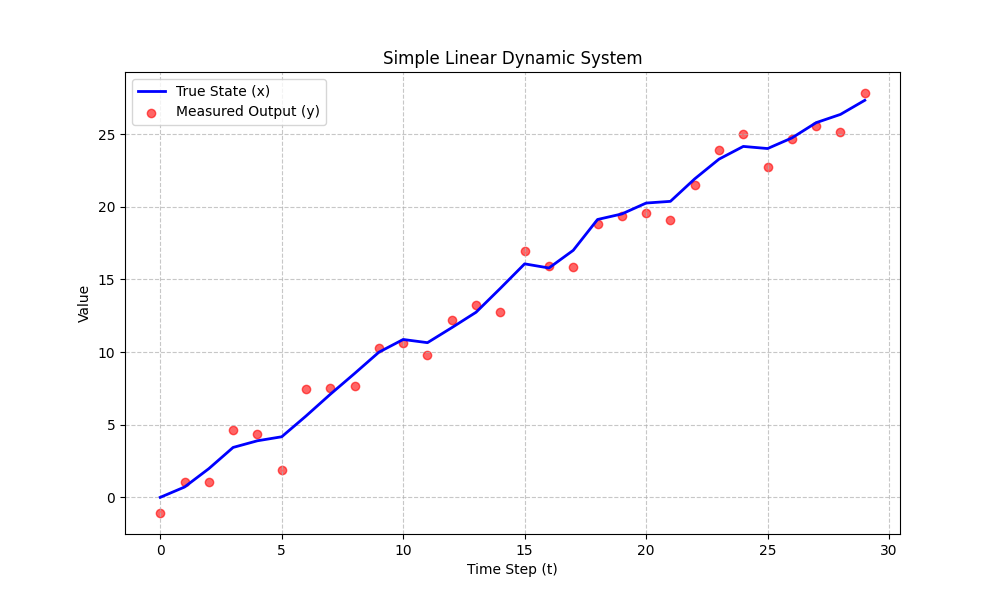

The Python source for this figure:
import numpy as np
import matplotlib.pyplot as plt

# 1. Setup Parameters
T = 30
A = 1
B = 1
C = 1
u = 1      
x0 = 0          

process_noise_std = 0.5    
measure_noise_std = 1.0   

#initialize arrays to store results
x_true = np.zeros(T)
y_measured = np.zeros(T)

#simulation Loop
current_x = x0

for t in range(T):
    # Store true state
    x_true[t] = current_x
    v_t = np.random.normal(0, measure_noise_std)
    y_measured[t] = C * current_x + v_t
    w_t = np.random.normal(0, process_noise_std)
    current_x = A * current_x + B * u + w_t

plt.figure(figsize=(10, 6))
plt.plot(range(T), x_true, label='True State (x)', color='blue', linewidth=2)
plt.scatter(range(T), y_measured, label='Measured Output (y)', color='red', alpha=0.6)

plt.title('Simple Linear Dynamic System')
plt.xlabel('Time Step (t)')
plt.ylabel('Value')
plt.legend()
plt.grid(True, linestyle='--', alpha=0.7)
plt.savefig('ex1.png')
plt.show()
